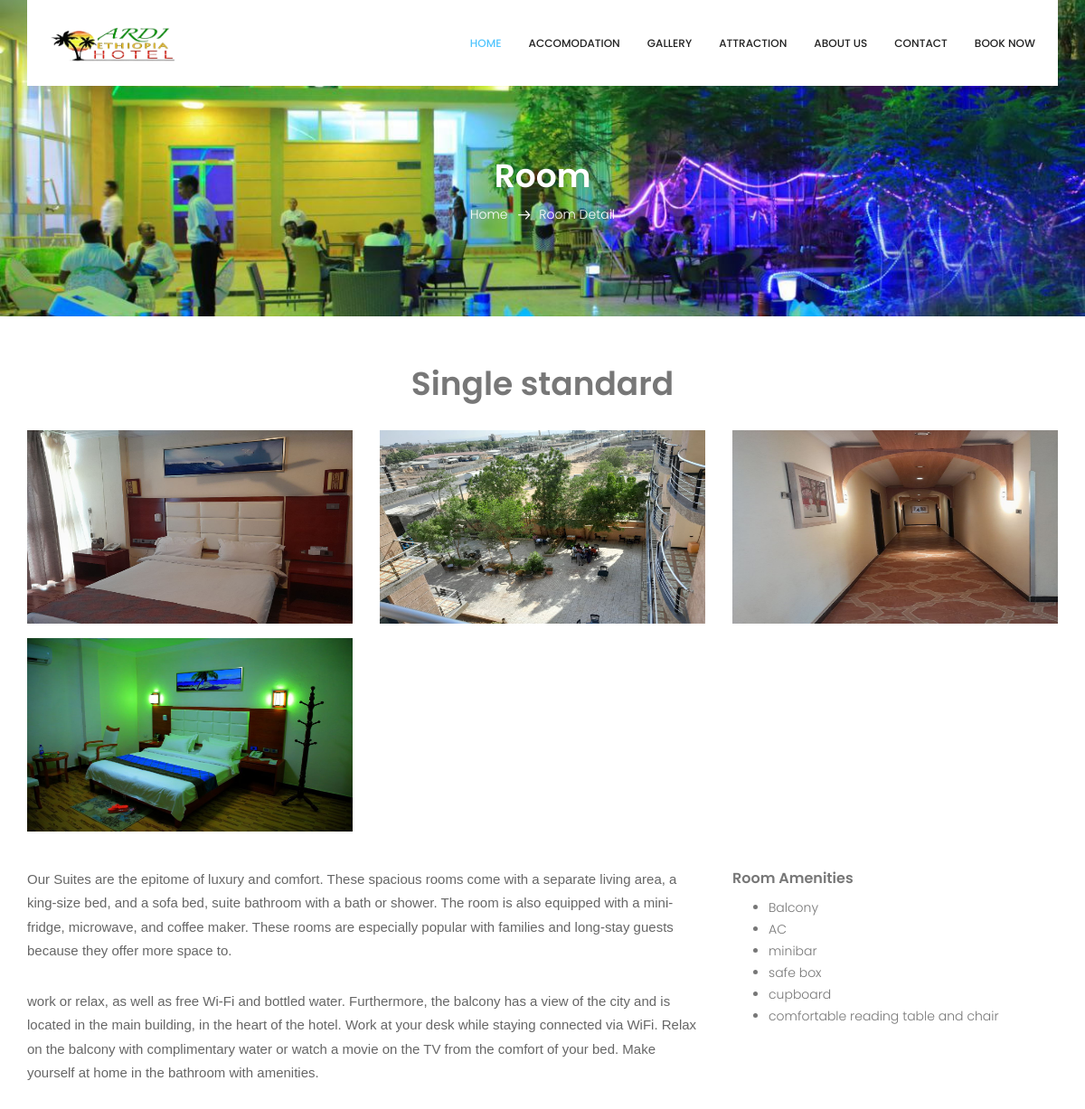
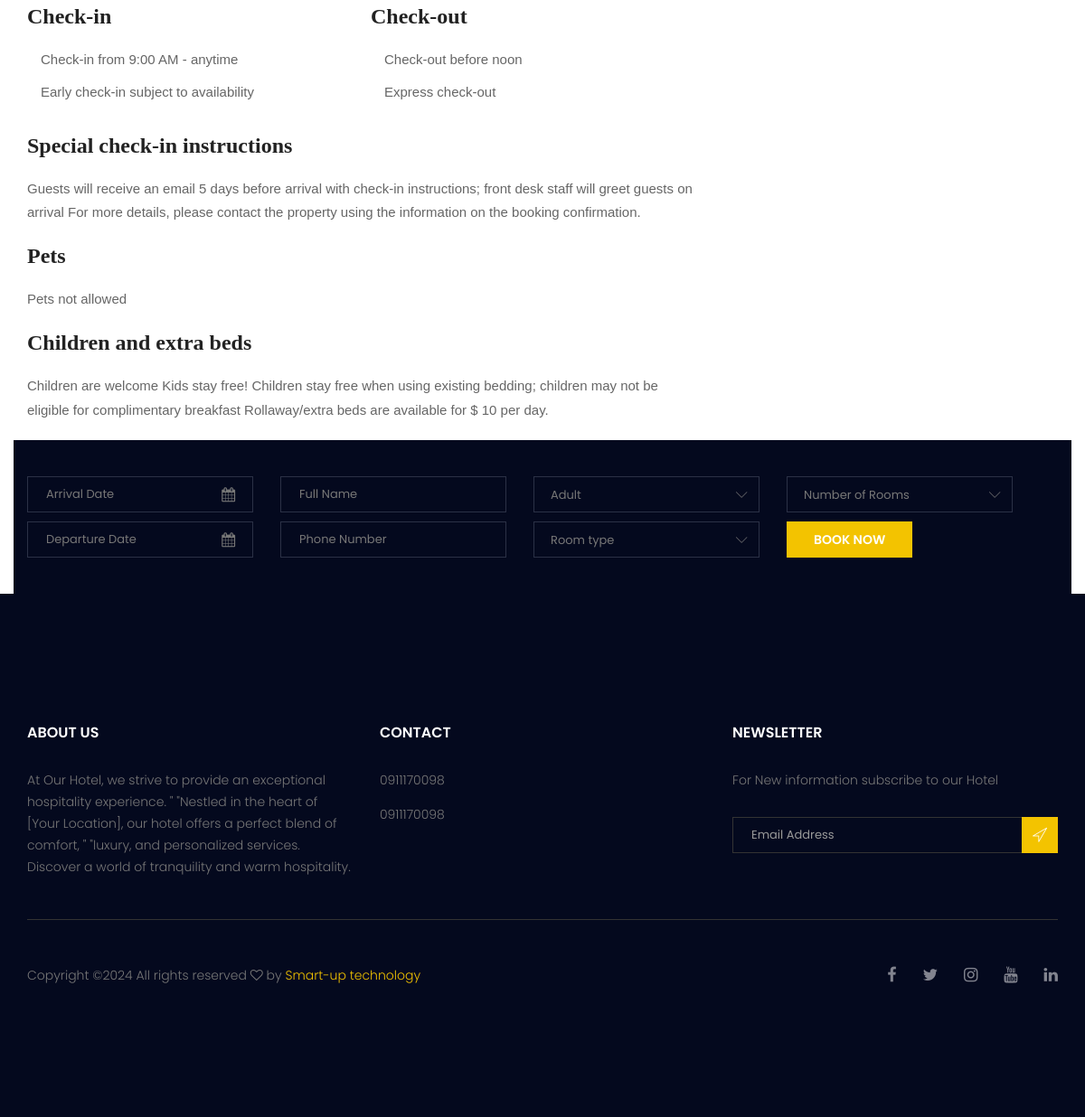
/accommodation_details/1/, run on the app's committed database (2 pictures, top to bottom).
### website/models.py (models this page shows, shortened)
class Hotel(models.Model):
    name = models.CharField(max_length=255, verbose_name='Hotel Name')
    address = models.TextField(verbose_name='Address')
    phone_number1 = models.CharField(max_length=15, verbose_name='Phone Number 1')
    phone_number2 = models.CharField(max_length=15, verbose_name='Phone Number 2', blank=True, null=True)
    email = models.EmailField(verbose_name='Email')
    website = models.URLField(verbose_name='Website', blank=True, null=True)
    description = models.TextField(verbose_name='Description')
    logo = models.ImageField(upload_to='hotel_logos/', verbose_name='Hotel Logo', blank=True, null=True)
    class Meta:
        verbose_name = 'Hotel'
        verbose_name_plural = 'Hotels'

class HeaderImage(models.Model):
    title = models.CharField(max_length=255, verbose_name='Title')
    header_image = models.ImageField(upload_to='header_images/', verbose_name='Image')
    class Meta:
        verbose_name = 'Header Image'
        verbose_name_plural = 'Header Image'

class Accommodation(models.Model):
    room_type = models.CharField(max_length=255, verbose_name='Room Type')
    description = models.TextField(verbose_name='Description')
    description_detail = models.TextField(null=True,blank=True)
    price_per_night = models.DecimalField(max_digits=10, decimal_places=2, verbose_name='Price per Night')
    capacity = models.IntegerField(verbose_name='Capacity')
    amenities = models.ManyToManyField('Amenity', blank=True, verbose_name='Amenities')
    image = models.ImageField(upload_to='accommodation_images/', verbose_name='Image')
    image1 = models.ImageField(upload_to='accommodation_images/', verbose_name='Image' ,null=True,blank=True)
    image2 = models.ImageField(upload_to='accommodation_images/', verbose_name='Image' ,null=True,blank=True)
    image3 = models.ImageField(upload_to='accommodation_images/', verbose_name='Image' ,null=True,blank=True)
    class Meta:
        verbose_name = 'Accommodation'
        verbose_name_plural = 'Accommodations'

class Amenity(models.Model):
    name = models.CharField(max_length=255, verbose_name='Amenity Name')
    class Meta:
        verbose_name = 'Amenity'
        verbose_name_plural = 'Amenities'

class AboutUs(models.Model):
    title = models.CharField(max_length=255, verbose_name='Title')
    content = models.TextField(verbose_name='Content')
    image = models.ImageField(upload_to='about_us_images/', verbose_name='Image', blank=True, null=True)
    class Meta:
        verbose_name = 'About Us'
        verbose_name_plural = 'About Us'

### website/views.py (the view)
# urls.py: path('accommodation_details/<int:room_id>/',  views.accommodation_details, name='accommodation_details'),
def accommodation_details(request,room_id):
    accommodations_details = Accommodation.objects.get(id=room_id)
    context = {'accommodations_details':accommodations_details}
    context.update(data_for_all())
    return render(request,'accommodations_detail.html',context)

### website/views.py (called while the page is built)
def data_for_all():
    hotels = Hotel.objects.last()
    contact_info = ContactInfo.objects.last()
    about_us = AboutUs.objects.last()
    header_image = HeaderImage.objects.last()
    context={
             'contact_info':contact_info,
             'about_us':about_us,
             'header_image':header_image,
             'hotels':hotels}
    return context

### templates/accommodations_detail.html (shortened to what this page needs)
{% extends "base.html" %} {%load static %} {% block content %}
     <section class="breadcrumb_area" >
        <div class="overlay bg-parallax" style="background: url('{{ header_image.header_image.url }}') no-repeat center/cover; background-attachment: fixed;" data-stellar-ratio="0.8" data-stellar-vertical-offset="0" data-background=""></div>
        <div class="container">
            <div class="page-cover text-center">
                <h2 class="page-cover-tittle">Room </h2>
                <ol class="breadcrumb">
                    <li><a href="index.html">Home</a></li>
                    <li class="active">Room Detail</li>
                </ol>
            </div>
        </div>
    </section>
  <link rel="stylesheet" href="https://cdnjs.cloudflare.com/ajax/libs/animate.css/4.1.1/animate.min.css">
  <div class="container mt-5">
    <h1 class="text-center mb-4 animated bounceIn">{{accommodations_details.room_type}}</h1>
    <div class="row">
      <div class="col-md-4 mb-3 gallery-item" data-toggle="modal" data-target="#exampleModal" data-img="{{accommodations_details.image.url}}">
        <img class="img-fluid" height="600" src="{{accommodations_details.image.url}}" alt="Room Image 1">
      </div>
      {% if accommodations_details.image1 %}
      <div class="col-md-4 mb-3 gallery-item" data-toggle="modal" data-target="#exampleModal" data-img="{{accommodations_details.image1.url}}">
        <img class="img-fluid" height="600" src="{{accommodations_details.image1.url}}" alt="Room Image 2">
      </div>
      {%endif%}
      {% if accommodations_details.image1 %}
      <div class="col-md-4 mb-3 gallery-item" data-toggle="modal" data-target="#exampleModal" data-img="{{accommodations_details.image2.url}}">
        <img class="img-fluid" height="600" src="{{accommodations_details.image2.url}}" alt="Room Image 2">
      </div>
      {%endif%}
      {% if accommodations_details.image1 %}
      <div class="col-md-4 mb-3 gallery-item" data-toggle="modal" data-target="#exampleModal" data-img="{{accommodations_details.image3.url}}">
        <img class="img-fluid" height="600" src="{{accommodations_details.image3.url}}" alt="Room Image 2">
      </div>
      {%endif%}
    </div>
    <div class="row mt-4">
      <div class="col-md-8 animated fadeInLeft">
        {{accommodations_details.description_detail|safe}}
        </div>
      <div class="col-md-4 animated fadeInRight">
        <h5>Room Amenities</h5>
        <ul>
            {% for service in accommodations_details.amenities.all %}
                                <li > {{ service.name }}</li>
                                {% endfor %}
        </ul>
      </div>
    </div>
  </div>
        {% include "booking.html" %}
{% endblock %}

### templates/header.html (shortened to what this page needs)
{%load static %}
<header class="header_area">
    <div class="container">
        <nav class="navbar navbar-expand-lg navbar-light">
            <a class="navbar-brand logo_h" href="{% url 'hotel:index' %}"><img src="{{hotels.logo.url}}" width="140" height="90" alt=""></a>
            <div class="collapse navbar-collapse offset" id="navbarSupportedContent">
                <ul class="nav navbar-nav menu_nav ml-auto">
                    <li class="nav-item active"><a class="nav-link" href="{% url 'hotel:index' %}">Home</a></li>
                    <li class="nav-item"><a class="nav-link" href="{% url 'hotel:accomodation' %}">Accomodation</a></li>
                    <li class="nav-item"><a class="nav-link" href="{% url 'hotel:gallery' %}">Gallery</a></li>
                    <li class="nav-item"><a class="nav-link" href="{% url 'hotel:attraction' %}">Attraction</a></li>
                    <li class="nav-item"><a class="nav-link" href="{% url 'hotel:about_us' %}">About us</a></li>
                    <li class="nav-item"><a class="nav-link" href="{% url 'hotel:contact_us' %}">Contact</a></li>
                    <li class="nav-item"><a class="nav-link" href="#" data-toggle="modal" data-target="#bookingModal">Book Now</a></li>
                </ul>
            </div>
        </nav>
    </div>
</header>

### templates/footer.html (shortened to what this page needs)
{%load static %}
<footer class="footer-area section_gap">
	<div class="container">
		<div class="row">
			<div class="col-lg-4  col-md-6 col-sm-6">
				<div class="single-footer-widget">
					<h6 class="footer_title">About US</h6>
					<p>{{about_us.content}}</p>
				</div>
			</div>
			<div class="col-lg-4 col-md-6 col-sm-6">
				<div class="single-footer-widget">
					<h6 class="footer_title">Contact</h6>
					<div class="row">
						<div class="col-12">
							<ul class="list_style">
								<li><a href="#">{{hotels.phone_number1}}</a></li>
								<li><a href="#">{{hotels.phone_number2}}</a></li>
								<li><a href="#">{{contact_info.phone_number2}}</a></li>
							</ul>
						</div>
					</div>
				</div>
			</div>
			<div class="col-lg-4 col-md-6 col-sm-6">
				<div class="single-footer-widget">
					<h6 class="footer_title">Newsletter</h6>
					<p>For New information subscribe to our Hotel </p>
					<div id="mc_embed_signup">
						<form target="_blank" action="https://spondonit.us12.list-manage.com/subscribe/post?u=1462626880ade1ac87bd9c93a&amp;id=92a4423d01" method="get" class="subscribe_form relative">
							<div class="input-group d-flex flex-row">
								<input name="EMAIL" placeholder="Email Address" onfocus="this.placeholder = ''" onblur="this.placeholder = 'Email Address '" required="" type="email">
								<button class="btn sub-btn"><span class="lnr lnr-location"></span></button>
							</div>
						</form>
					</div>
				</div>
			</div>
		</div>
		<div class="border_line"></div>
		<div class="row footer-bottom d-flex justify-content-between align-items-center">
			<p class="col-lg-8 col-sm-12 footer-text m-0">
Copyright &copy;<script>document.write(new Date().getFullYear());</script> All rights reserved <i class="fa fa-heart-o" aria-hidden="true"></i> by <a href="#" target="_blank">Smart-up technology</a>
</p>
			<div class="col-lg-4 col-sm-12 footer-social">
				<a href="{{contact_info.facebook}}"><i class="fa fa-facebook"></i></a>
				<a href="{{contact_info.phontwittere_number}}"><i class="fa fa-twitter"></i></a>
				<a href="{{contact_info.instagram}}"><i class="fa fa-instagram"></i></a>
				<a href="{{contact_info.youtube}}"><i class="fa fa-youtube"></i></a>
				<a href="{{contact_info.linkedin}}"><i class="fa fa-linkedin"></i></a>
			</div>
		</div>
	</div>
</footer>

### assets/css/style.css (style rules this page uses)
.list_style { list-style: none; margin: 0px; padding: 0px; }
a { text-decoration: none; -webkit-transition: all 0.3s ease-in-out; -o-transition: all 0.3s ease-in-out; transition: all 0.3s ease-in-out; }
body { line-height: 24px; font-size: 14px; font-family: "Poppins", sans-serif; font-weight: 300; color: #777777; }
section { background: #fff; }
h1, h2, h3, h4, h5, h6 { font-family: "Poppins", sans-serif; font-weight: 600; }
@media (min-width: 1200px) { .container { max-width: 1170px; } }
.section_gap { padding: 120px 0; }
.header_area { position: absolute; top: 0; left: 0; width: 100%; z-index: 20; }
.navbar { padding: 0px; border: 0px; border-radius: 0px; }
.navbar { background: #fff; padding: 0px 25px; }
.navbar .logo_h { padding-top: 0px; }
.navbar .menu_nav .nav-item .nav-link { font: 500 12px/80px "Poppins", sans-serif; color: #222222; text-transform: uppercase; padding: 0px; }
.navbar .menu_nav .nav-item .nav-link:after { display: none; }
.navbar .menu_nav .nav-item:hover .nav-link, .navbar .menu_nav .nav-item.active .nav-link { color: #52c5fd; }
.navbar .menu_nav .nav-item + li { margin-left: 30px; }
.overlay { position: absolute; left: 0; right: 0; top: 0; height: 125%; bottom: 0; z-index: -1; }
.breadcrumb_area { position: relative; padding: 172px 0px 84px; background: #04091e; z-index: 1; overflow: hidden; }
.breadcrumb_area .bg-parallax { background: url(../image/about_banner.jpg) no-repeat scroll center 0/cover; opacity: 0.50; z-index: -1; }
.page-cover-tittle { display: block; font-size: 36px; line-height: 45px; color: #fff; }
.breadcrumb { text-align: center; background: transparent; padding: 0px; display: inline-block; }
.breadcrumb li { display: inline-block; color: #fff; }
.breadcrumb li a { color: #fff; }
.breadcrumb li + li:before { content: "\e87a"; font-family: 'Linearicons-Free'; font-size: 14px; font-weight: 600; vertical-align: middle; margin: 0px 10px 0px 7px; }
.mb-30 { margin-bottom: 30px; }
h1 { font-size: 36px; }
h2 { font-size: 30px; }
h5 { font-size: 16px; }
h6 { font-size: 14px; }
h1, h2, h3, h4, h5, h6 { line-height: 1.5em; }
.footer-area { background: #04091e; padding: 142px 0px; }
.single-footer-widget ul li a { line-height: 25px; display: inline-block; color: #777; -webkit-transition: all 0.3s linear; -o-transition: all 0.3s linear; transition: all 0.3s linear; margin-bottom: 13px; }
.single-footer-widget .subscribe_form { padding-top: 13px; }
.single-footer-widget .input-group { display: block !important; }
.single-footer-widget input { width: 100%; border: 1px solid #333333; font-size: 13px; line-height: 30px; padding-right: 40px; height: 40px; color: #999999; background: transparent; padding-left: 20px; }
.single-footer-widget .sub-btn { background: #f3c300; color: #fff; font-weight: 300; border-radius: 0; line-height: 34px; padding: 4px 11px 0px; cursor: pointer; position: absolute; right: 0px; top: 0px; }
.footer_title { font-size: 16px; line-height: 24px; font-weight: 600; color: #fff; text-transform: uppercase; margin-bottom: 28px; }
.border_line { width: 100%; height: 1px; background: #333333; margin-top: 30px; }
.footer-bottom { padding-top: 46px; }
.footer-bottom .footer-text a { color: #f3c300; }
.footer-bottom .footer-social { text-align: right; }
.footer-bottom .footer-social a { font-size: 18px; line-height: 30px; color: #82848f; margin-left: 25px; -webkit-transition: all 0.3s linear; -o-transition: all 0.3s linear; transition: all 0.3s linear; }

### templates/accommodations_detail.html (style rules this page uses)
.gallery-item { position: relative; overflow: hidden; cursor: pointer; }
.gallery-item img { width: 100%; height: 214px;; transition: transform 0.3s ease-in-out; }

### data on the page
Hotel: logo (picture), phone_number1 "0911170098", phone_number2 "0911170098"
HeaderImage: header_image (picture)
Accommodation: room_type "Single standard", image (picture), image1 (picture), image2 (picture), image3 (picture), description_detail "Our Suites are the epitome of luxury and comfort. These spacious rooms come with a separate living area, a king-size bed, and a sofa bed, suite bathroom with a bath or shower. The room is also equipped with a mini-fridge, microwave, and coffee maker. These rooms are especially popular with families and long-stay guests because they offer more space to. work or relax, as well as free Wi-Fi and bottled water. Furthermore, the balcony has a view of the city and is located in the main building, in the heart of the hotel. Work at your desk while staying connected via WiFi. Relax on the balcony with complimentary water or watch a movie on the TV from the comfort of your bed. Make yourself at home…"
Amenity: name "Balcony"
Amenity: name "AC"
Amenity: name "minibar"
Amenity: name "safe box"
Amenity: name "cupboard"
Amenity: name "comfortable reading table and chair"
AboutUs: content "At Our Hotel, we strive to provide an exceptional hospitality experience. \" \"Nestled in the heart of [Your Location], our hotel offers a perfect blend of comfort, \" \"luxury, and personalized services. Discover a world of tranquility and warm hospitality."
